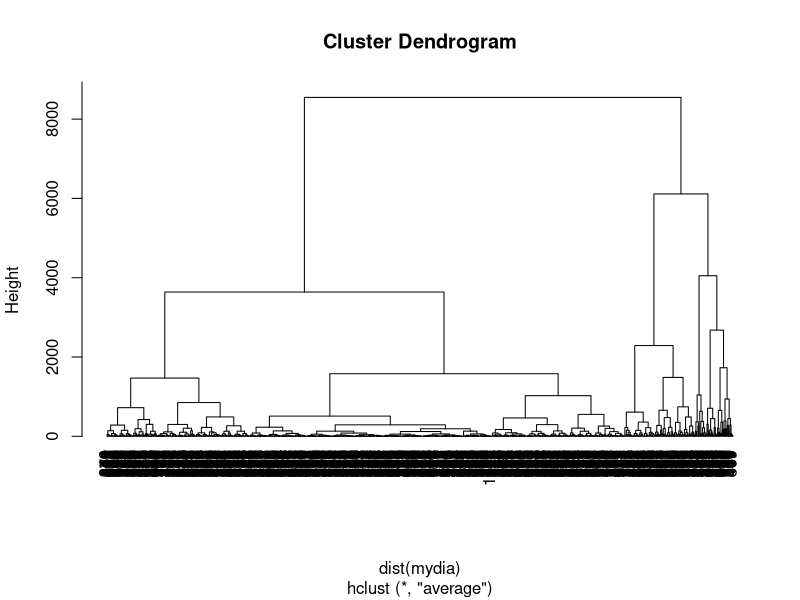

Write R code to recreate this figure.
# 군집화(Clustering)
# 군집화가 너무 많으면 그래프가 보기 어려워질 수 있다.
# 1000개부터 해서 조금씩 늘려보세요.
# 계층적 모델

library(ggplot2)
head(diamonds)
str(diamonds)


t <- sample(1:nrow(diamonds), 1000)
t  # 인덱스 숫자가 1000개 뽑힌다.

test <- diamonds[t, ]   # 1000건만 test에 넣고, 열은 열만큼! 
dim(test)  # (1000, 10)
test


#다시 열 추출
mydia <- test[c("price", "carat", "depth", "table")]
mydia  # subset() 


# hclust() : 계층적 군집화, 원본 데이터X, 'dist(원본데이터)' <- 매트릭스로
# dist() : 거리 매트릭스
# "ave" : average

result <- hclust(dist(mydia), method = "ave") # 거리값을 이용해서 군집화
plot(result, hang = -1)



# 비계층적 모델


